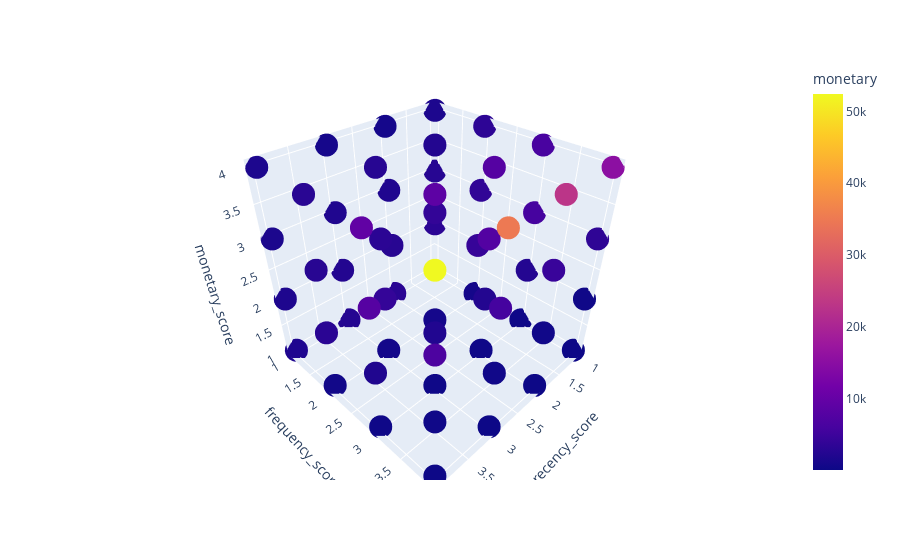

Here is the notebook cell this chart was saved with:
### Markdown cell above
Построим 3D визуализацию heatmap

### Code cell
matrix = (rfm[rfm['monetary']>0].groupby(['recency_score', 'frequency_score', 'monetary_score'])[['monetary']].sum()
            .reset_index())

fig = px.scatter_3d(matrix, x='recency_score', y='frequency_score', z='monetary_score',
              color='monetary')
fig.show()

### Figure 1 — Plotly figure (JSON) as saved in the notebook; plotly's stock layout.template omitted (floating-point values rounded to 4 significant figures)
{"data": [{"hovertemplate": "recency_score=%{x}<br>frequency_score=%{y}<br>monetary_score=%{z}<br>monetary=%{marker.color}<extra></extra>", "legendgroup": "", "marker": {"color": [3719.0, 3132.0, 2639.0, 1656.0, 860.8, 4241.0, 3662, 3324.0, 262.6, 2354.0, 5808.0, 6310.0, 52.73, 361.5, 3470.0, 15350.0, 2952.0, 2812.0, 1995.0, 882.3, 881.8, 4059.0, 3875.0, 2315.0, 212.6, 2244.0, 7538.0, 7790.0, 48.05, 472.5, 4558.0, 22930.0, 2516.0, 2316.0, 1976.0, 966.8, 690.6, 4060.0, 3140.0, 2673.0, 202.8, 2094.0, 7893.0, 8873.0, 24.77, 438.4, 5757.0, 34900.0, 1881.0, 1784.0, 1594.0, 1644.0, 558.6, 3022.0, 2775.0, 2879.0, 181.5, 1996.0, 7922.0, 9389.0, 68.3, 376.2, 6808.0, 52440.0], "coloraxis": "coloraxis", "symbol": "circle"}, "mode": "markers", "name": "", "scene": "scene", "showlegend": false, "type": "scatter3d", "x": [1, 1, 1, 1, 1, 1, 1, 1, 1, 1, 1, 1, 1, 1, 1, 1, 2, 2, 2, 2, 2, 2, 2, 2, 2, 2, 2, 2, 2, 2, 2, 2, 3, 3, 3, 3, 3, 3, 3, 3, 3, 3, 3, 3, 3, 3, 3, 3, 4, 4, 4, 4, 4, 4, 4, 4, 4, 4, 4, 4, 4, 4, 4, 4], "y": [1, 1, 1, 1, 2, 2, 2, 2, 3, 3, 3, 3, 4, 4, 4, 4, 1, 1, 1, 1, 2, 2, 2, 2, 3, 3, 3, 3, 4, 4, 4, 4, 1, 1, 1, 1, 2, 2, 2, 2, 3, 3, 3, 3, 4, 4, 4, 4, 1, 1, 1, 1, 2, 2, 2, 2, 3, 3, 3, 3, 4, 4, 4, 4], "z": [1, 2, 3, 4, 1, 2, 3, 4, 1, 2, 3, 4, 1, 2, 3, 4, 1, 2, 3, 4, 1, 2, 3, 4, 1, 2, 3, 4, 1, 2, 3, 4, 1, 2, 3, 4, 1, 2, 3, 4, 1, 2, 3, 4, 1, 2, 3, 4, 1, 2, 3, 4, 1, 2, 3, 4, 1, 2, 3, 4, 1, 2, 3, 4]}], "layout": {"coloraxis": {"colorbar": {"title": {"text": "monetary"}}, "colorscale": [[0, "#0d0887"], [0.1111, "#46039f"], [0.2222, "#7201a8"], [0.3333, "#9c179e"], [0.4444, "#bd3786"], [0.5556, "#d8576b"], [0.6667, "#ed7953"], [0.7778, "#fb9f3a"], [0.8889, "#fdca26"], [1, "#f0f921"]]}, "legend": {"tracegroupgap": 0}, "margin": {"t": 60}, "scene": {"domain": {"x": [0, 1], "y": [0, 1]}, "xaxis": {"title": {"text": "recency_score"}}, "yaxis": {"title": {"text": "frequency_score"}}, "zaxis": {"title": {"text": "monetary_score"}}}}}
